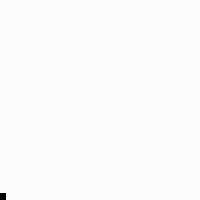
Frame 1 (no input)
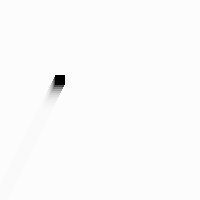
Frame 60 (the mouse pressed at the canvas centre just before this capture)
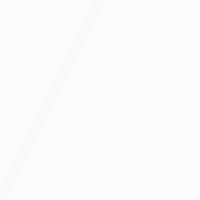
Frame 120 (the mouse held since frame 60 and released just before this capture)

The Processing sketch that drew these frames (run headless with seeded random() and noise(); from frame 60 on, the mouse is pressed at the canvas centre):

// Processing sketch: MovingBox
// ── MovingBox.pde
float X,Y;
float SpX,SpY;

void setup(){
  size(200,200);
  colorMode(RGB,100);
  background(99);
  frameRate(15);

  //位置とスピードの初期化
  X = 0;
  Y = height;
  SpX = 1;
  SpY = -2;
}

void draw(){
  fadetowhite();

  //位置の計算
  X = X + SpX;
  Y = Y + SpY;

  //描画
  noStroke();
  fill(0);
  rectMode(CENTER);
  rect(X,Y,10,10);
}

void fadetowhite(){
  noStroke();
  fill(99,30);
  rectMode(CORNER);
  rect(0,0,width,height);
}
